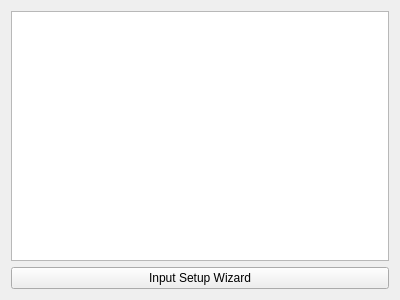
<?xml version="1.0" encoding="UTF-8"?>
<ui version="4.0">
 <class>PageAppSettings</class>
 <widget class="QWidget" name="PageAppSettings">
  <property name="geometry">
   <rect>
    <x>0</x>
    <y>0</y>
    <width>400</width>
    <height>300</height>
   </rect>
  </property>
  <property name="windowTitle">
   <string>Form</string>
  </property>
  <layout class="QVBoxLayout" name="verticalLayout">
   <item>
    <widget class="VTextBrowser" name="textEdit"/>
   </item>
   <item>
    <widget class="QPushButton" name="appWizardButton">
     <property name="text">
      <string>Input Setup Wizard</string>
     </property>
    </widget>
   </item>
  </layout>
 </widget>
 <customwidgets>
  <customwidget>
   <class>VTextBrowser</class>
   <extends>QTextEdit</extends>
   <header>widgets/vtextbrowser.h</header>
  </customwidget>
 </customwidgets>
 <resources/>
 <connections/>
</ui>
